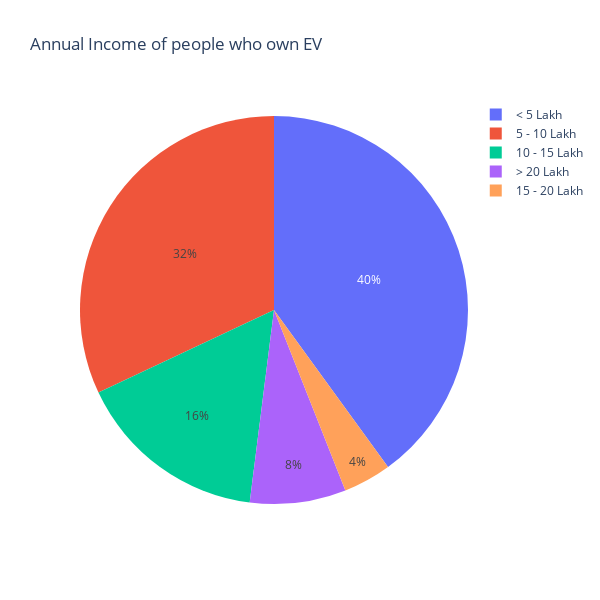

The cell this chart's notebook holds for it:
### Code cell
fig = px.pie(names=Annual_Income, values=Annual_Income_Count, title='Annual Income of people who own EV',width=600, height=600)
fig.show()

### Figure 1 — Plotly figure (JSON) as saved in the notebook; plotly's stock layout.template omitted (floating-point values rounded to 4 significant figures)
{"data": [{"domain": {"x": [0, 1], "y": [0, 1]}, "hovertemplate": "label=%{label}<br>value=%{value}<extra></extra>", "labels": ["10 - 15 Lakh", "5 - 10 Lakh", "> 20 Lakh", "< 5 Lakh", "15 - 20 Lakh"], "legendgroup": "", "name": "", "showlegend": true, "type": "pie", "values": [4, 8, 2, 10, 1]}], "layout": {"height": 600, "legend": {"tracegroupgap": 0}, "title": {"text": "Annual Income of people who own EV"}, "width": 600}}
